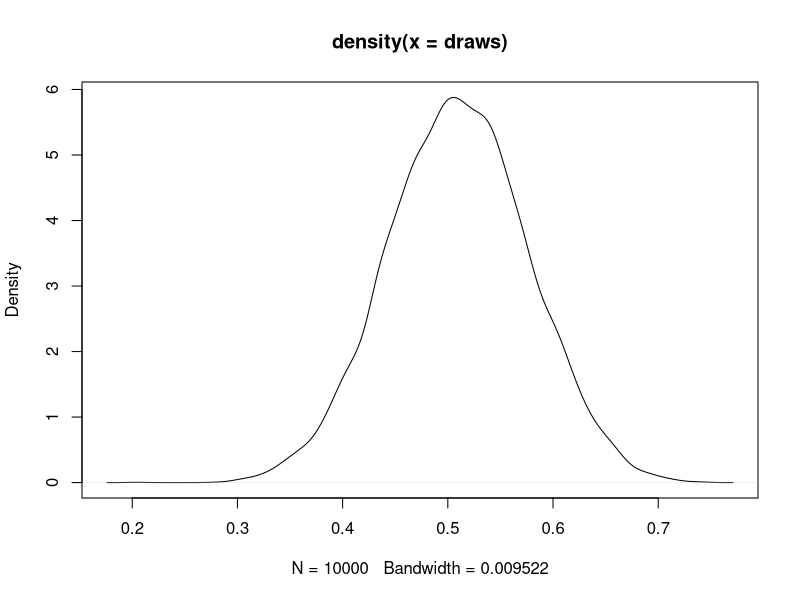
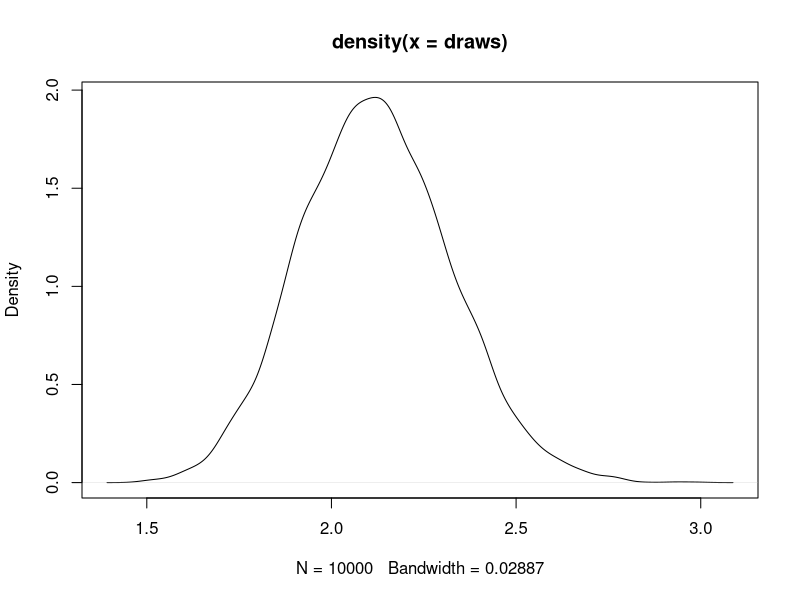
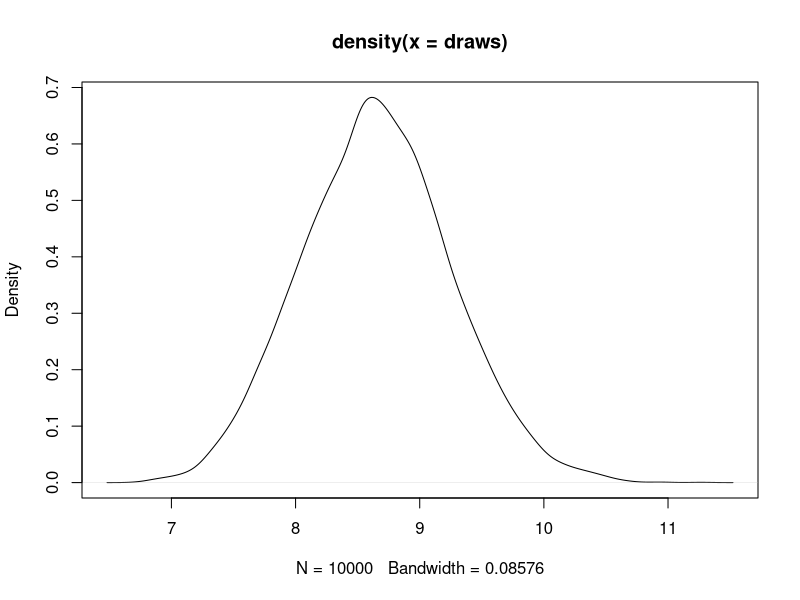
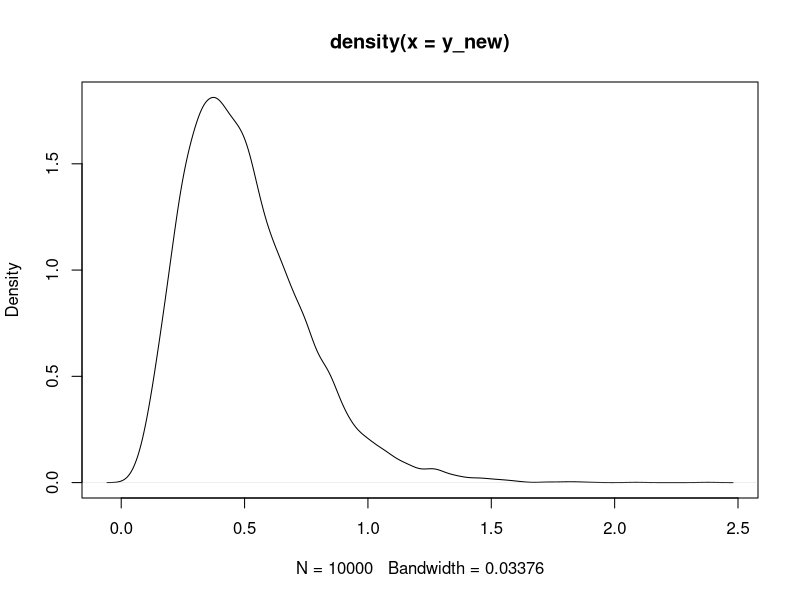
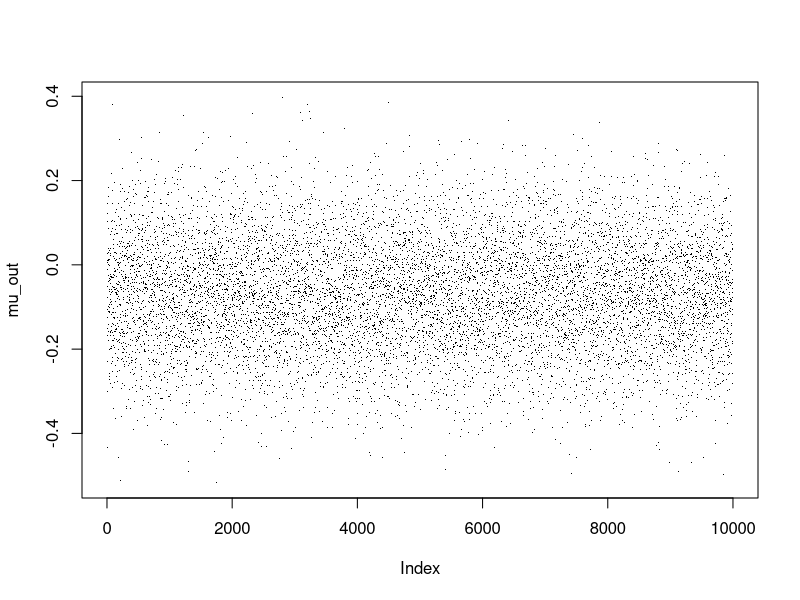
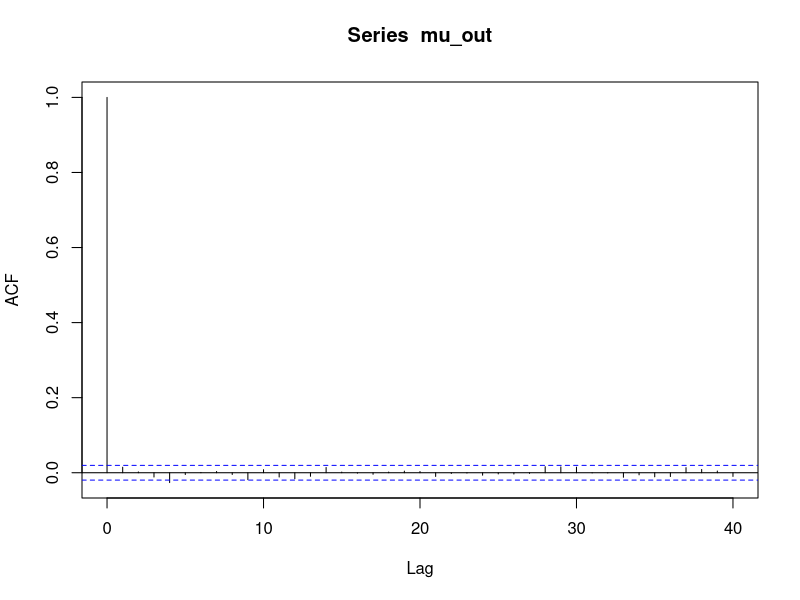
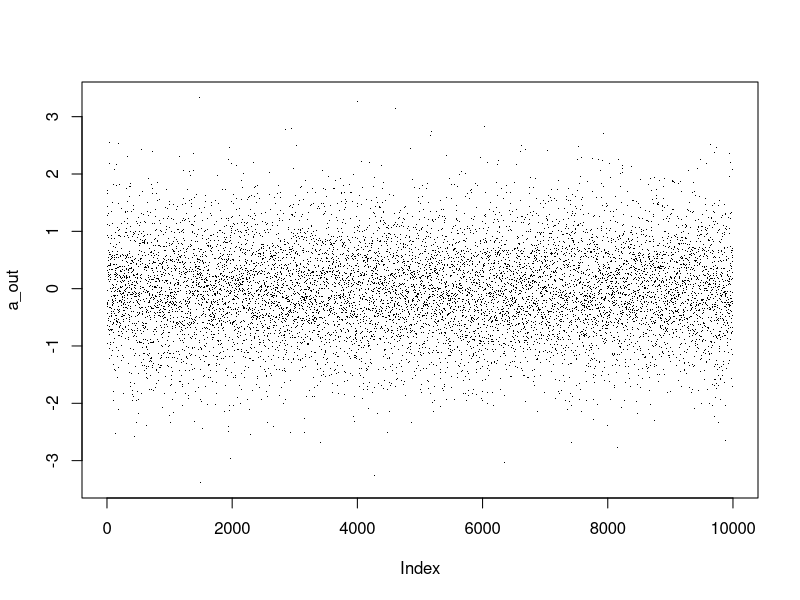
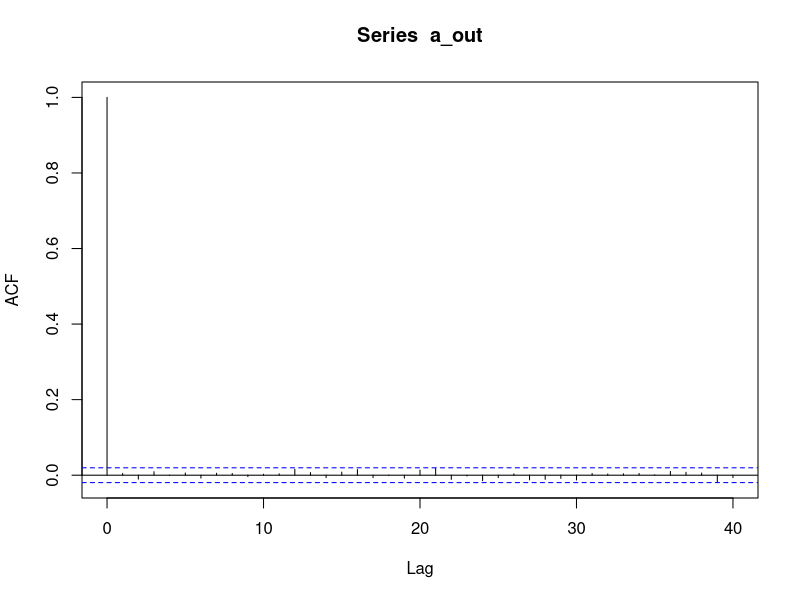

R code for these plots, in order:
## ---- chunk 1
knitr::opts_chunk$set(echo = TRUE)
## ---- chunk 2
library(boot)
data(nodal)
y = nodal$stage
n = length(y)
alpha0 = 1
beta0 = 1
sn = sum(y) # successes
sn
fn = n - sn # fails 
fn
alpha_n = sn + alpha0 
beta_n = fn + beta0

N_samps = 10000
draws = rbeta(N_samps,alpha_n,beta_n)

plot(density(draws))
mean(draws)
quantile(draws,c(0.025, 0.975))

y_new = rbinom(N_samps,1,draws)
## ---- chunk 3
library(boot)
data(fir)
y = fir$count
n = length(y)
sn = sum(y)
mean(y)
alpha0 = 1 
beta0 = 1
alpha_n = sn + alpha0
beta_n = n + beta0

N_samps = 10000 
draws = rgamma(N_samps,alpha_n,beta_n)

plot(density(draws))
mean(draws)
quantile(draws,c(0.025,0.975))

y_new = rpois(N_samps, draws)
## ---- chunk 4
library(boot)
data(poisons)
y = poisons$time
shape = 4.31 #use fixed shape
sn = sum(y)
mean(y)
alpha0 = 1
beta0 = 1
n = length(y)
alpha_n = n*shape + alpha0
beta_n = sn + beta0
N_samps = 10000

draws = rgamma(N_samps,alpha_n,beta_n)
plot(density(draws))
mean(draws)

quantile(draws,c(0.025,0.975))
y_new = rgamma(N_samps,shape,draws)
plot(density(y_new))
## ---- chunk 5
library(boot)
data(acme)
y=acme$acme
s_n = sum(y)
un = sum(y^2)
n = length(y)
N_samps = 10000
a_curr=0
b_curr=1
delta0=1
zeta0=1
mu_curr=0

## simple Inverting of draws from appropriate gamma distribution
## parameterized using shape = delta and scale = zeta
rinvgamma = function(n,delta,zeta){
  shape = delta0
  rate = zeta0
  1/rgamma(n,shape,rate)
}

#making containers for output
mu_out = a_out = b_out = rep(NA,N_samps)

#Looping for the sampler
for(i in 1:N_samps){
  #updating
  b_curr = rinvgamma(1,0.5+10,0.5*(mu_curr-a_curr)^2+1)
  a_curr = rnorm(1,(mu_curr/b_curr+0)/(1/b_curr+1),sqrt(1/(1/b_curr+1)))
  mu_curr = rnorm(1,(s_n+a_curr/b_curr)/(n+1/b_curr),sqrt(1/(n+1/b_curr)))
  #storing
  mu_out[i] = mu_curr
  a_out[i] = a_curr
  b_out[i] = b_curr
}

#looking at the output
plot(mu_out,pch='.')
acf(mu_out)
plot(a_out,pch='.')
acf(a_out)
plot(b_out,pch='.')
acf(b_out)

#Drawing inference
#Density plots
plot(density(mu_out))
plot(density(a_out))
plot(density(b_out,from=0))
#posterior means
mean(mu_out)
mean(a_out)
mean(b_out)
#intervals
quantile(mu_out,c(0.025,0.975))
quantile(a_out,c(0.025,0.975))
quantile(b_out,c(0.025,0.975))
#correlation of parameters
cor(mu_out,a_out)
cor(mu_out,b_out)
cor(a_out,b_out)


#predictions
y_pred = rnorm(N_samps,mu_out,1)
#comparison
plot(density(y))
lines(density(y_pred),col="blue",lty=2)
legend("topright",legend=c("KDE-Data","KDE-Predictions"),col=c("black","blue"),lty=c(1,2))


##
## gibbs example with three random variables
## the model for the data is y_i|mu~N(mu,1)
## the prior for mu|a,b is mu~N(a,b)
## a and b are given a prior 
## and assumed independent in the prior
## the prior for a is a~N(0,1)
## the prior for b is b~InverseGamma(10,1)
## The full conditional for mu is N((s_n+a/b)/(n+1/b),1/(n+1/b))
## The full conditional for a is N((mu/b+0)/(1/b+1),1/(1/b+1))
## The full conditional for b is InverseGamma(0.5+10,0.5*(mu-a)^2+1)
